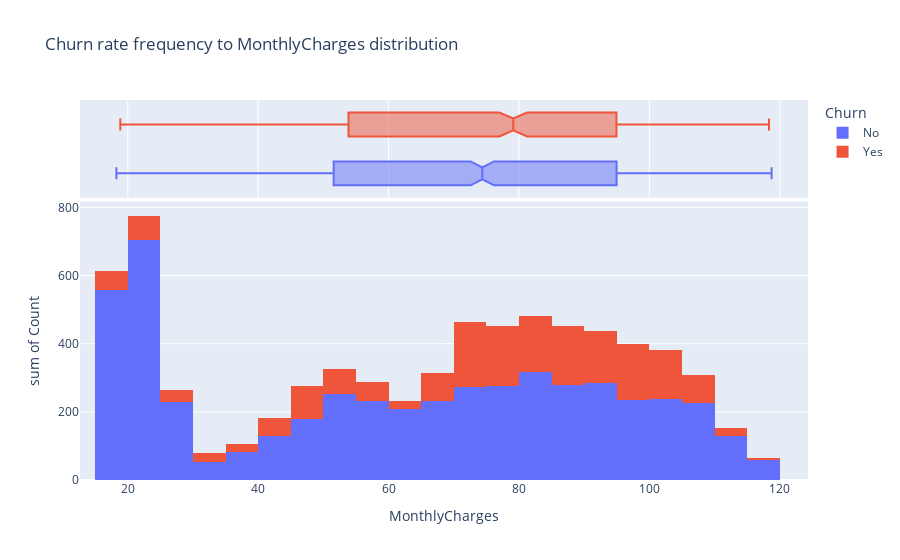

This figure's notebook cell:
### Code cell
hist('MonthlyCharges')

### Figure 1 — Plotly figure (JSON) as saved in the notebook; plotly's stock layout.template omitted (floating-point values rounded to 4 significant figures; data arrays with more than 128 entries replaced by an {"elided": "..."} marker saying what was removed)
{"data": [{"alignmentgroup": "True", "bingroup": "x", "histfunc": "sum", "hovertemplate": "Churn=No<br>MonthlyCharges=%{x}<br>sum of Count=%{y}<extra></extra>", "legendgroup": "No", "marker": {"color": "#636efa", "pattern": {"shape": ""}}, "name": "No", "offsetgroup": "No", "orientation": "v", "showlegend": true, "type": "histogram", "x": {"elided": "1460 float values"}, "xaxis": "x", "y": {"elided": "1460 int values"}, "yaxis": "y"}, {"alignmentgroup": "True", "hovertemplate": "Churn=No<br>MonthlyCharges=%{x}<extra></extra>", "legendgroup": "No", "marker": {"color": "#636efa"}, "name": "No", "notched": true, "offsetgroup": "No", "showlegend": false, "type": "box", "x": {"elided": "1460 float values"}, "xaxis": "x2", "yaxis": "y2"}, {"alignmentgroup": "True", "bingroup": "x", "histfunc": "sum", "hovertemplate": "Churn=Yes<br>MonthlyCharges=%{x}<br>sum of Count=%{y}<extra></extra>", "legendgroup": "Yes", "marker": {"color": "#EF553B", "pattern": {"shape": ""}}, "name": "Yes", "offsetgroup": "Yes", "orientation": "v", "showlegend": true, "type": "histogram", "x": {"elided": "910 float values"}, "xaxis": "x", "y": {"elided": "910 int values"}, "yaxis": "y"}, {"alignmentgroup": "True", "hovertemplate": "Churn=Yes<br>MonthlyCharges=%{x}<extra></extra>", "legendgroup": "Yes", "marker": {"color": "#EF553B"}, "name": "Yes", "notched": true, "offsetgroup": "Yes", "showlegend": false, "type": "box", "x": {"elided": "910 float values"}, "xaxis": "x2", "yaxis": "y2"}], "layout": {"barmode": "relative", "legend": {"title": {"text": "Churn"}, "tracegroupgap": 0}, "title": {"text": "Churn rate frequency to MonthlyCharges distribution"}, "xaxis": {"anchor": "y", "domain": [0, 1], "title": {"text": "MonthlyCharges"}}, "xaxis2": {"anchor": "y2", "domain": [0, 1], "matches": "x", "showgrid": true, "showticklabels": false}, "yaxis": {"anchor": "x", "domain": [0, 0.7326], "title": {"text": "sum of Count"}}, "yaxis2": {"anchor": "x2", "domain": [0.7426, 1], "matches": "y2", "showgrid": false, "showline": false, "showticklabels": false, "ticks": ""}}}
